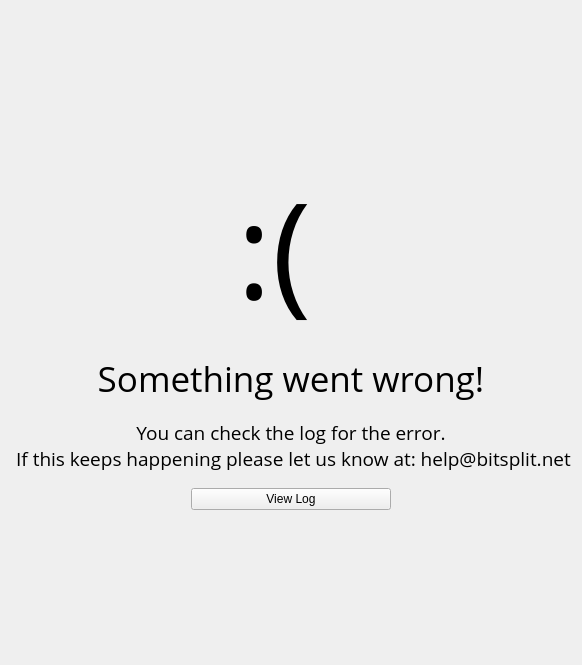
             <widget class="QWidget" name="errorPage">
              <layout class="QVBoxLayout" name="verticalLayout_8">
               <property name="spacing">
                <number>16</number>
               </property>
               <item>
                <spacer name="verticalSpacer_7">
                 <property name="orientation">
                  <enum>Qt::Vertical</enum>
                 </property>
                 <property name="sizeHint" stdset="0">
                  <size>
                   <width>20</width>
                   <height>145</height>
                  </size>
                 </property>
                </spacer>
               </item>
               <item>
                <widget class="QLabel" name="errorFace">
                 <property name="font">
                  <font>
                   <family>Open Sans</family>
                   <pointsize>100</pointsize>
                  </font>
                 </property>
                 <property name="text">
                  <string>:( </string>
                 </property>
                 <property name="alignment">
                  <set>Qt::AlignCenter</set>
                 </property>
                </widget>
               </item>
               <item>
                <widget class="QLabel" name="errorLabel1">
                 <property name="font">
                  <font>
                   <family>Open Sans</family>
                   <pointsize>26</pointsize>
                   <weight>50</weight>
                   <bold>false</bold>
                  </font>
                 </property>
                 <property name="text">
                  <string>Something went wrong!</string>
                 </property>
                 <property name="alignment">
                  <set>Qt::AlignCenter</set>
                 </property>
                </widget>
               </item>
               <item>
                <widget class="QLabel" name="errorLabel2">
                 <property name="font">
                  <font>
                   <family>Open Sans</family>
                   <pointsize>14</pointsize>
                   <weight>50</weight>
                   <bold>false</bold>
                  </font>
                 </property>
                 <property name="text">
                  <string>You can check the log for the error.
 If this keeps happening please let us know at: help@bitsplit.net</string>
                 </property>
                 <property name="alignment">
                  <set>Qt::AlignCenter</set>
                 </property>
                </widget>
               </item>
               <item>
                <layout class="QHBoxLayout" name="horizontalLayout_24">
                 <item>
                  <spacer name="horizontalSpacer_4">
                   <property name="orientation">
                    <enum>Qt::Horizontal</enum>
                   </property>
                   <property name="sizeHint" stdset="0">
                    <size>
                     <width>40</width>
                     <height>20</height>
                    </size>
                   </property>
                  </spacer>
                 </item>
                 <item>
                  <widget class="QPushButton" name="errorViewLog">
                   <property name="minimumSize">
                    <size>
                     <width>200</width>
                     <height>0</height>
                    </size>
                   </property>
                   <property name="text">
                    <string>View Log</string>
                   </property>
                  </widget>
                 </item>
                 <item>
                  <spacer name="horizontalSpacer_2">
                   <property name="orientation">
                    <enum>Qt::Horizontal</enum>
                   </property>
                   <property name="sizeHint" stdset="0">
                    <size>
                     <width>40</width>
                     <height>20</height>
                    </size>
                   </property>
                  </spacer>
                 </item>
                </layout>
               </item>
               <item>
                <spacer name="verticalSpacer_9">
                 <property name="orientation">
                  <enum>Qt::Vertical</enum>
                 </property>
                 <property name="sizeHint" stdset="0">
                  <size>
                   <width>20</width>
                   <height>144</height>
                  </size>
                 </property>
                </spacer>
               </item>
              </layout>
             </widget>
